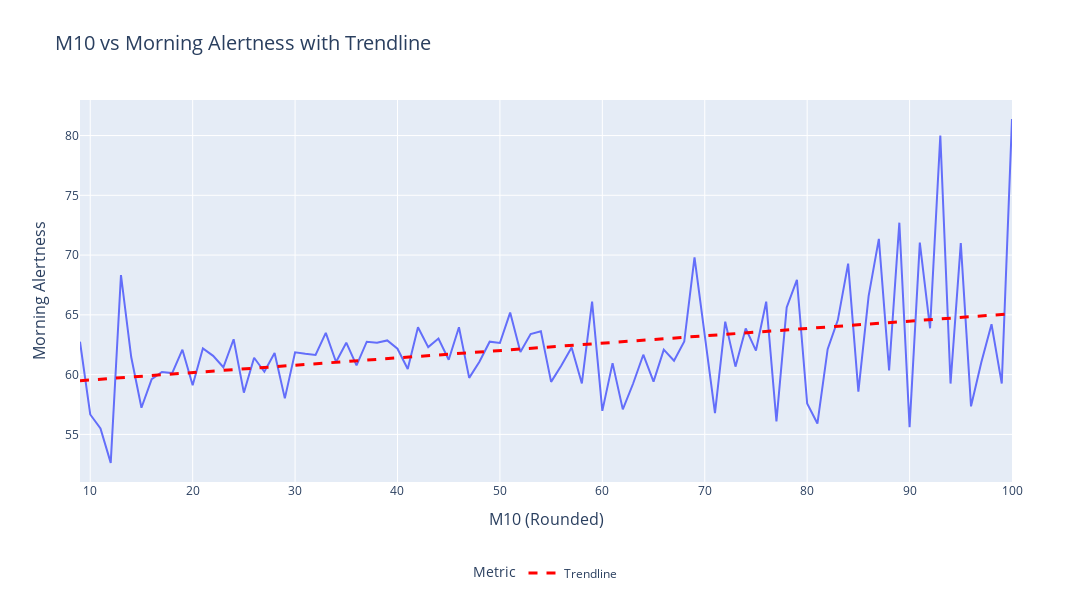

This figure's notebook cell:
### Code cell
# Round off M10 values to the nearest integers
df_exercise['M10'] = df_exercise['M10VALUE_daybefore'].round()

df_grouped = df_exercise.groupby('M10', as_index=False).agg({'Morning Alertness': 'mean'})


fig = px.line(
    df_grouped,
    x='M10',
    y='Morning Alertness',
    title="M10 vs Morning Alertness with Trendline",
    labels={"M10": "M10 (Rounded)", "Morning Alertness": "Morning Alertness"}
)


model = sm.OLS(df_grouped['Morning Alertness'], sm.add_constant(df_grouped['M10'])).fit()


fig.add_traces(
    go.Scatter(
        x=df_grouped['M10'],
        y=model.predict(),
        mode='lines',
        line=dict(color='red', width=3, dash='dash'),
        name='Trendline'
    )
)


fig.update_layout(
    title=dict(
        text="M10 vs Morning Alertness with Trendline",
        font=dict(size=20) 
    ),
    xaxis=dict(
        title=dict(text="M10 (Rounded)", font=dict(size=16)),  
        tickfont=dict(size=12)  
    ),
    yaxis=dict(
        title=dict(text="Morning Alertness", font=dict(size=16)),  
        tickfont=dict(size=12)  
    ),
    legend=dict(
        title=dict(text="Metric", font=dict(size=14)),  
        font=dict(size=12), 
        orientation="h",  
        x=0.5,
        xanchor="center",
        y=-0.2
    ),
   height=600,  
    width=1200   
)

# Show the plot
fig.show()


# This trend shows higher the M10 value the day before the better alertness the person has
# M10 is associated with more excersize

### Figure 1 — Plotly figure (JSON) as saved in the notebook; plotly's stock layout.template omitted (floating-point values rounded to 4 significant figures)
{"data": [{"hovertemplate": "M10 (Rounded)=%{x}<br>Morning Alertness=%{y}<extra></extra>", "legendgroup": "", "line": {"color": "#636efa", "dash": "solid"}, "marker": {"symbol": "circle"}, "mode": "lines", "name": "", "orientation": "v", "showlegend": false, "type": "scatter", "x": [9, 10, 11, 12, 13, 14, 15, 16, 17, 18, 19, 20, 21, 22, 23, 24, 25, 26, 27, 28, 29, 30, 31, 32, 33, 34, 35, 36, 37, 38, 39, 40, 41, 42, 43, 44, 45, 46, 47, 48, 49, 50, 51, 52, 53, 54, 55, 56, 57, 58, 59, 60, 61, 62, 63, 64, 65, 66, 67, 68, 69, 70, 71, 72, 73, 74, 75, 76, 77, 78, 79, 80, 81, 82, 83, 84, 85, 86, 87, 88, 89, 90, 91, 92, 93, 94, 95, 96, 97, 98, 99, 100], "xaxis": "x", "y": [62.75, 56.67, 55.5, 52.61, 68.33, 61.47, 57.23, 59.61, 60.22, 60.13, 62.09, 59.11, 62.2, 61.57, 60.62, 62.96, 58.49, 61.41, 60.24, 61.81, 58.01, 61.87, 61.75, 61.65, 63.49, 61.06, 62.67, 60.77, 62.75, 62.67, 62.86, 62.17, 60.46, 63.96, 62.3, 63.02, 61.25, 63.96, 59.73, 61.08, 62.76, 62.65, 65.19, 61.89, 63.39, 63.62, 59.4, 60.76, 62.26, 59.26, 66.11, 56.97, 60.96, 57.09, 59.23, 61.66, 59.41, 62.09, 61.17, 62.77, 69.8, 63.43, 56.78, 64.44, 60.67, 63.87, 62.01, 66.1, 56.08, 65.62, 67.93, 57.58, 55.9, 62.13, 64.58, 69.28, 58.58, 66.57, 71.35, 60.34, 72.71, 55.6, 71.05, 63.88, 80, 59.25, 71, 57.35, 61.01, 64.21, 59.25, 81.38], "yaxis": "y"}, {"line": {"color": "red", "dash": "dash", "width": 3}, "mode": "lines", "name": "Trendline", "type": "scatter", "x": [9, 10, 11, 12, 13, 14, 15, 16, 17, 18, 19, 20, 21, 22, 23, 24, 25, 26, 27, 28, 29, 30, 31, 32, 33, 34, 35, 36, 37, 38, 39, 40, 41, 42, 43, 44, 45, 46, 47, 48, 49, 50, 51, 52, 53, 54, 55, 56, 57, 58, 59, 60, 61, 62, 63, 64, 65, 66, 67, 68, 69, 70, 71, 72, 73, 74, 75, 76, 77, 78, 79, 80, 81, 82, 83, 84, 85, 86, 87, 88, 89, 90, 91, 92, 93, 94, 95, 96, 97, 98, 99, 100], "y": [59.49, 59.56, 59.62, 59.68, 59.74, 59.8, 59.86, 59.92, 59.99, 60.05, 60.11, 60.17, 60.23, 60.29, 60.35, 60.42, 60.48, 60.54, 60.6, 60.66, 60.72, 60.79, 60.85, 60.91, 60.97, 61.03, 61.09, 61.15, 61.22, 61.28, 61.34, 61.4, 61.46, 61.52, 61.58, 61.65, 61.71, 61.77, 61.83, 61.89, 61.95, 62.02, 62.08, 62.14, 62.2, 62.26, 62.32, 62.38, 62.45, 62.51, 62.57, 62.63, 62.69, 62.75, 62.81, 62.88, 62.94, 63.0, 63.06, 63.12, 63.18, 63.25, 63.31, 63.37, 63.43, 63.49, 63.55, 63.61, 63.68, 63.74, 63.8, 63.86, 63.92, 63.98, 64.05, 64.11, 64.17, 64.23, 64.29, 64.35, 64.41, 64.48, 64.54, 64.6, 64.66, 64.72, 64.78, 64.84, 64.91, 64.97, 65.03, 65.09]}], "layout": {"height": 600, "legend": {"font": {"size": 12}, "orientation": "h", "title": {"font": {"size": 14}, "text": "Metric"}, "tracegroupgap": 0, "x": 0.5, "xanchor": "center", "y": -0.2}, "title": {"font": {"size": 20}, "text": "M10 vs Morning Alertness with Trendline"}, "width": 1200, "xaxis": {"anchor": "y", "domain": [0, 1], "tickfont": {"size": 12}, "title": {"font": {"size": 16}, "text": "M10 (Rounded)"}}, "yaxis": {"anchor": "x", "domain": [0, 1], "tickfont": {"size": 12}, "title": {"font": {"size": 16}, "text": "Morning Alertness"}}}}
